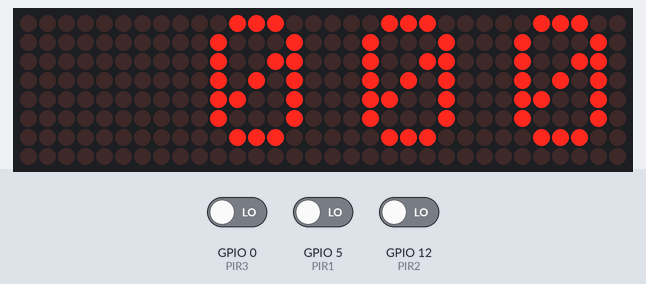
A sketch run on a simulated ESP8266 (NodeMCU). On the bench: 32×8 LED matrix. Inputs (shaded band) come from the test bench; at power-on: GPIO 0 (PIR3) LOW, GPIO 5 (PIR1) LOW, GPIO 12 (PIR2) LOW.

Above: at 1.2 s.
1.3 s: GPIO 0 (PIR3) driven HIGH
At 2.3 s:
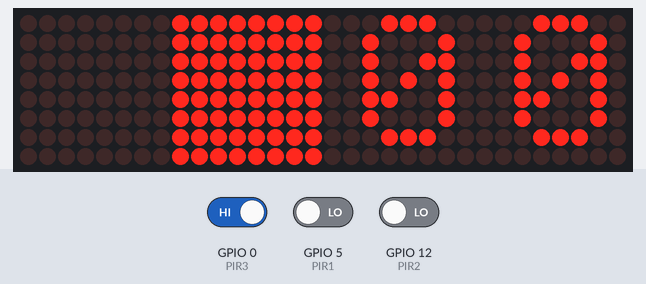
2.8 s: GPIO 5 (PIR1) driven HIGH
At 3.5 s:
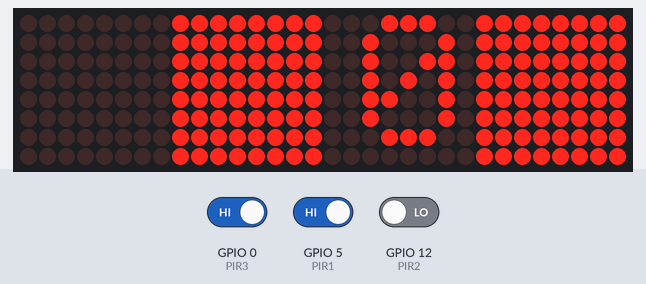
4.3 s: GPIO 12 (PIR2) driven HIGH
At 4.6 s:
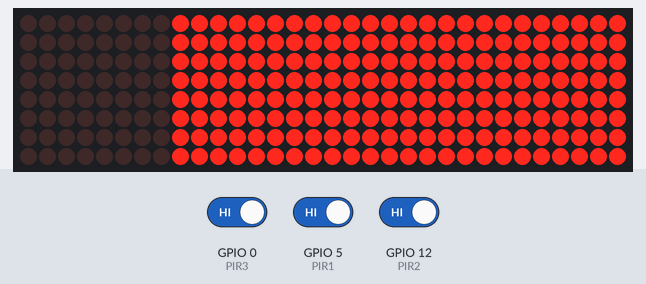
5.8 s: GPIO 0 (PIR3) driven LOW
At 6.9 s:
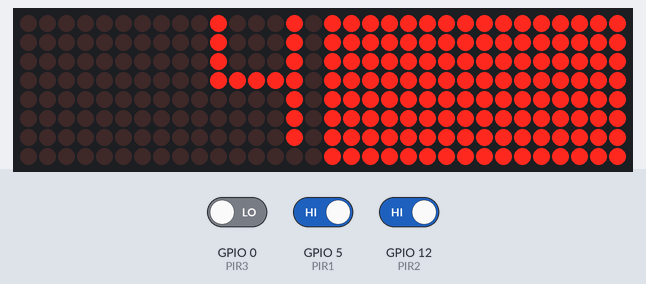
7.3 s: GPIO 5 (PIR1) driven LOW
At 8.1 s:
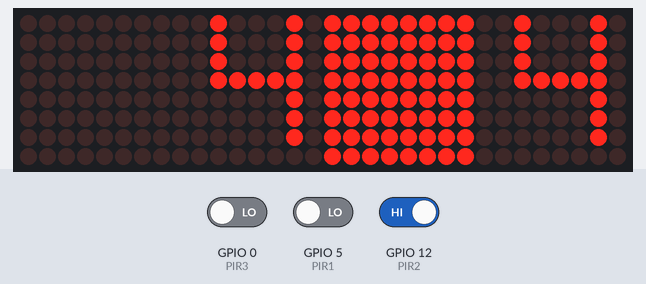
8.8 s: GPIO 12 (PIR2) driven LOW
At 9.2 s:
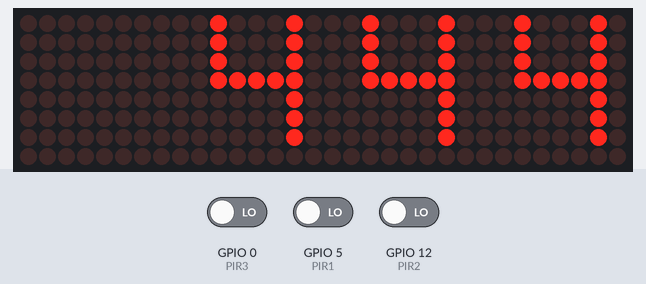
Timing chart, 0 to 11.3 s (numbered marks = the images above; inputs shaded):
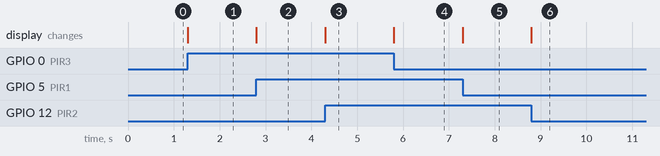

The sketch:

PIRtest.ino
```cpp
#include <MD_MAX72xx.h>
MD_MAX72XX matrix(MD_MAX72XX::FC16_HW, 15, 4);

volatile unsigned long lastMotion[3];

// I never actually managed to get change interrupts to run on 3 pins at the same
// time while also driving the MAX7219 LED over SPI (D1 and D3 always worked,
// D2, D6 all stayed on the same high/low)
#define PIR1 5
#define PIR2 12
#define PIR3 0

bool pinState(int pin) {
  return digitalRead(pin) == HIGH;
}

void ICACHE_RAM_ATTR motionDetectorInterrupt1() {
  bool state = pinState(PIR1);
  for (byte i = 0; i < 8; i++) {
    matrix.setColumn(i, state*255);
  }
  if (!state) {
    matrix.setChar(5, 48 + (millis() - lastMotion[0]) / 1000);
  }
  lastMotion[0] = millis();
}
void ICACHE_RAM_ATTR motionDetectorInterrupt2() {
  bool state = pinState(PIR2);
  for (byte i = 8; i < 16; i++) {
    matrix.setColumn(i, state*255);
  }
  if (!state) {
    matrix.setChar(13, 48 + (millis() - lastMotion[1]) / 1000);
  }
  lastMotion[1] = millis();
}
void ICACHE_RAM_ATTR motionDetectorInterrupt3() {
bool state = pinState(PIR3);
  for (byte i = 16; i < 24; i++) {
    matrix.setColumn(i, state*255);
  }
  if (!state) {
    matrix.setChar(21, 48 + (millis() - lastMotion[2]) / 1000);
  }
  lastMotion[2] = millis();
}

void setup() {
  pinMode(PIR1, INPUT);
  pinMode(PIR2, INPUT);
  pinMode(PIR3, INPUT);
//  Serial.begin(115200);
  matrix.begin();
//  Serial.println("Current pin states:");
  motionDetectorInterrupt1();
  motionDetectorInterrupt2();
  motionDetectorInterrupt3();
//  Serial.print("Attaching motion detector interrupt...");
  attachInterrupt(digitalPinToInterrupt(PIR1), motionDetectorInterrupt1, CHANGE);
  attachInterrupt(digitalPinToInterrupt(PIR2), motionDetectorInterrupt2, CHANGE);
  attachInterrupt(digitalPinToInterrupt(PIR3), motionDetectorInterrupt3, CHANGE);
//  Serial.println("setup finished.");
}


void loop() {
  delay(10000);
}
```

Measured:
- after the input at 1.3 s, the display: changes at once (image 1)
- after the input at 2.8 s, the display: changes at once (image 2)
- after the input at 4.3 s, the display: changes at once (image 3)
- after the input at 5.8 s, the display: changes at once (image 4)
- after the input at 7.3 s, the display: changes at once (image 5)
- after the input at 8.8 s, the display: changes at once (image 6)
